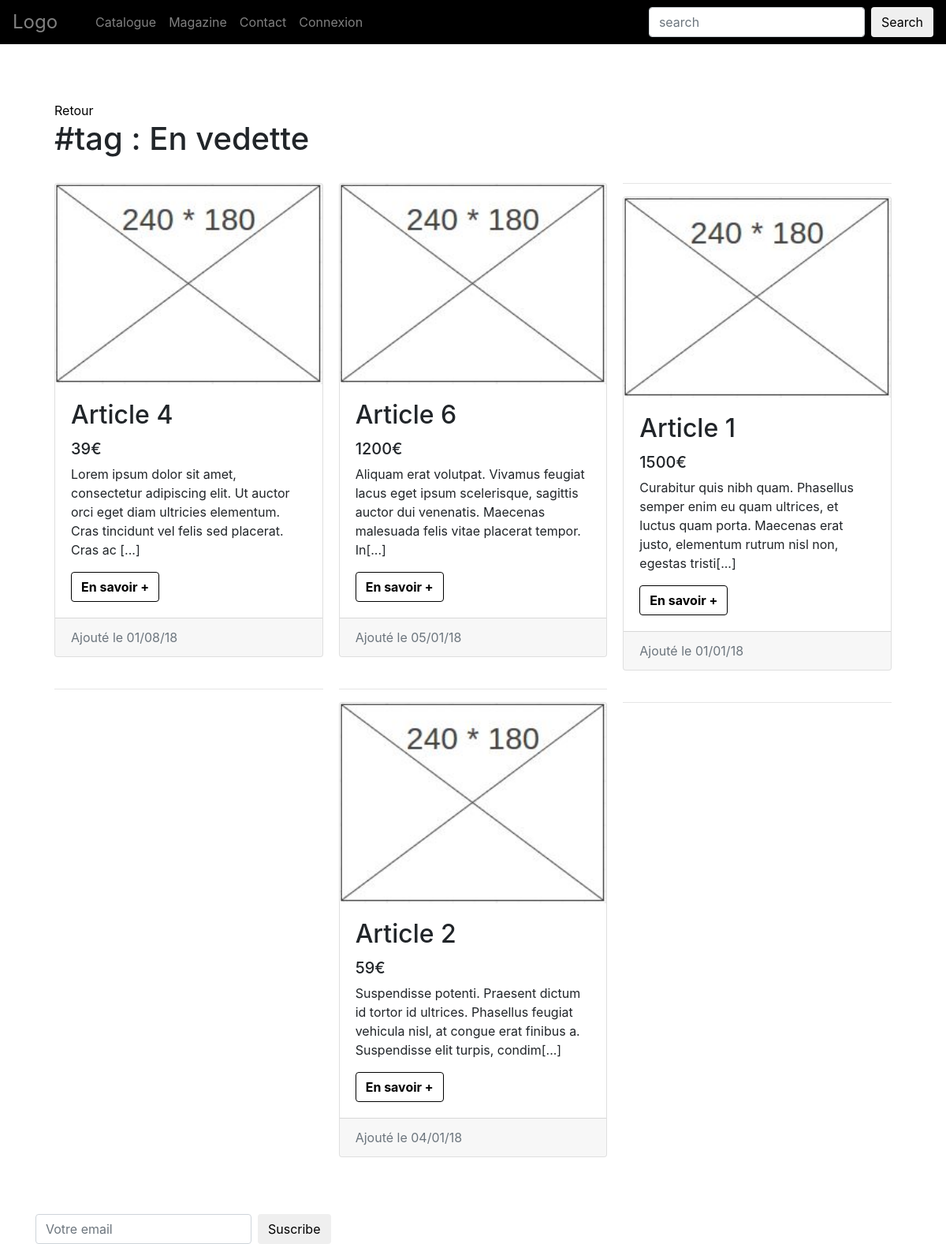
Page /?page=catalogue&action=list-tag&tag=2 on the committed database.
### tables this page shows
CREATE TABLE `tag_pdt` (
  `id_tag` int(11) NOT NULL,
  `nom` varchar(50) DEFAULT NULL
);

CREATE TABLE `produit` (
  `id` int(11) NOT NULL,
  `titre` varchar(50) NOT NULL,
  `contenu` text,
  `prix` decimal(6,0) DEFAULT NULL,
  `image` varchar(255) DEFAULT NULL,
  `date` date DEFAULT NULL,
  `id_cat` int(11) DEFAULT NULL,
  `publier` tinyint(1) NOT NULL,
  `thumbnail` varchar(255) DEFAULT NULL
);

### index.php (called while the page is built, shortened)
<?php
include 'inc/tools.php';
$page = (isset($_GET['page'])) ? $_GET['page'] : 'accueil';
switch ($page) {
    case 'catalogue' :
        $file = 'catalogue.php';
        break;
}
include __DIR__ . '/inc/' . $file;
include THEME . 'layout.html.php';
?>

### inc/tools.php (called while the page is built, shortened)
<?php
function extr($str, $max = 150, $add = '[...]')
{
    $text = strip_tags($str);
    if (strlen($text) > $max) {
        $text = substr($text, 0, $max) . $add;
    }
    return $text;
}
function fr_date($time, $format = '%d/%m/%g')
{
    $newtime = strftime($format, strtotime($time));
    return $newtime;
}
function add_euro($price)
{
    $str_euro = $price .= '€';
    return $str_euro;
}

### theme/vue/tag_pdts.html.php (the view)
<a href="?page=catalogue">Retour</a>
<br>
<h1>#tag :  <?php echo $tag_pdts[0]['nom']; ?></h1>
<br>
<div class="card-columns">
    <?php foreach ($tag_pdts as $tag_pdt) : ?>
<article>
        <div class="card mb-4">
            <?php if($tag_pdt['thumbnail']!= NULL) : ?>
                <img class="card-img-top" src="<?php echo THUMB. $tag_pdt['thumbnail'] ?>" alt="<?php  htmlspecialchars($tag_pdt['titre']);?>">
            <?php endif ?>
            <div class="card-body">
                <h2 class="card-title"><?php echo $tag_pdt['titre']; ?></h2>
                <h5><?php echo add_euro($tag_pdt['prix']); ?></h5>
                <p><?php echo extr($tag_pdt['contenu']); ?></p>
                <a href="?page=catalogue&action=detail&id=<?php echo $tag_pdt['id'] ?>" class="btn btn-primary">En savoir +</a>
            </div>
            <div class="card-footer text-muted">
                Ajouté le <?php echo fr_date($tag_pdt['date']); ?>
            </div>
        </div>
    </article>
        <hr/>
    <?php endforeach ?>
</div>

### theme/css/style.css (style rules this page uses)
body { padding-top: 5rem; }
a, a:hover { text-decoration: none; }
a { color: black; }
.btn-primary { background-color: rgba(0,0,0,0) ; color:black; font-weight:700; border-color: black; }

### rows in the picture
tag_pdt: nom "En vedette"
produit: thumbnail (picture), titre "Article 4", prix "39€", contenu "Lorem ipsum dolor sit amet, consectetur adipiscing elit. Ut auctor orci eget diam ultricies elementum. Cras tincidunt vel felis sed placerat. Cras ac [...]", date "01/08/18"
produit: thumbnail (picture), titre "Article 6", prix "1200€", contenu "Aliquam erat volutpat. Vivamus feugiat lacus eget ipsum scelerisque, sagittis auctor dui venenatis. Maecenas malesuada felis vitae placerat tempor. In[...]", date "05/01/18"
produit: thumbnail (picture), titre "Article 2", prix "59€", contenu "Suspendisse potenti. Praesent dictum id tortor id ultrices. Phasellus feugiat vehicula nisl, at congue erat finibus a. Suspendisse elit turpis, condim[...]", date "04/01/18"
produit: thumbnail (picture), titre "Article 1", prix "1500€", contenu "Curabitur quis nibh quam. Phasellus semper enim eu quam ultrices, et luctus quam porta. Maecenas erat justo, elementum rutrum nisl non, egestas tristi[...]", date "01/01/18"
